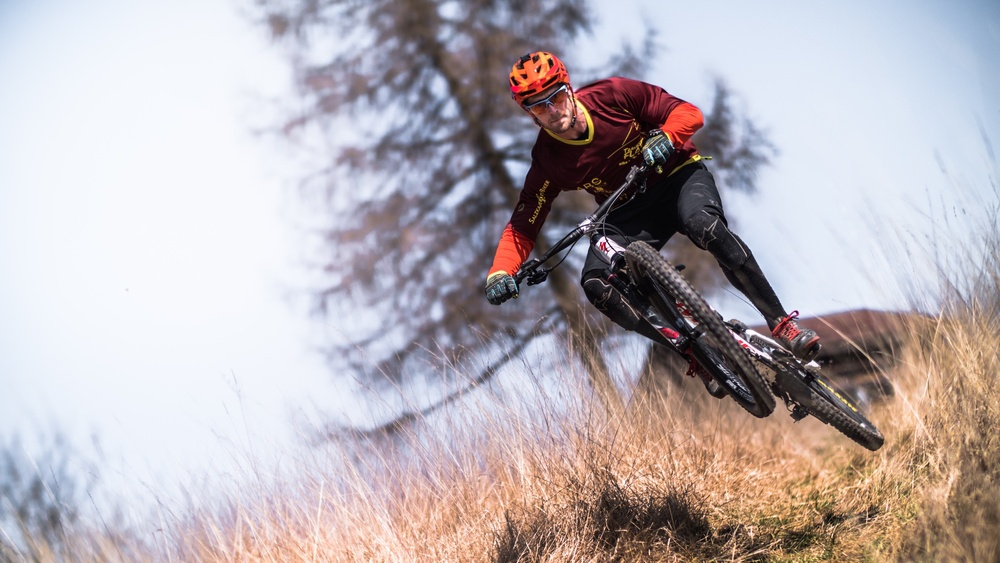
#> input picture img/3.jpg, 1000 x 563 px, shrunk from 3000 x 1688 before the run
$ python saving_image.py
#> lines starting #> are read from the running program, lines starting #| are printed output that depends on the picture
import cv2
img = cv2.imread('./img/3.jpg',0)
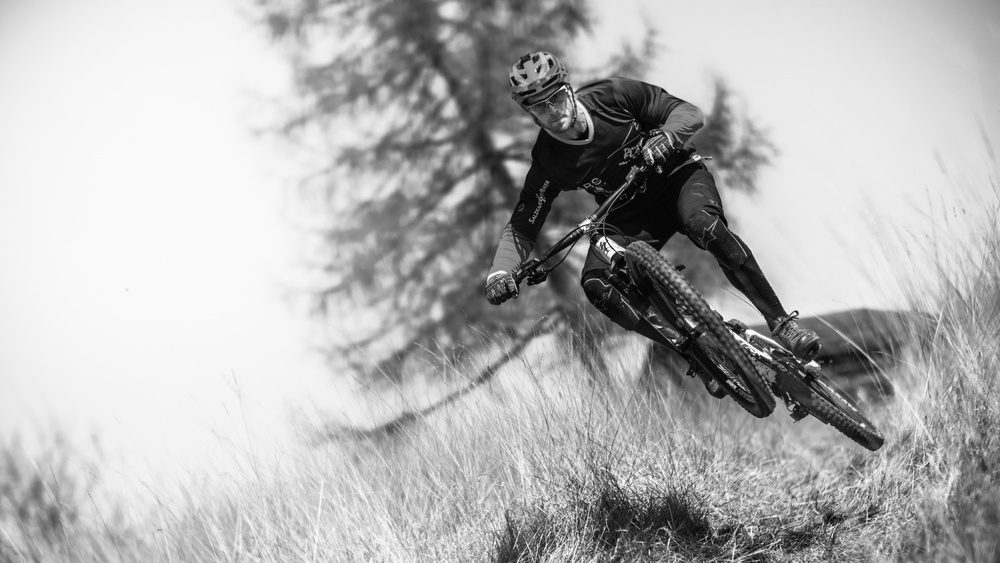
#> img: shape (563, 1000); min 0, max 255, mean 179.6
cv2.imshow('Grayscale', img)
cv2.waitKey()
cv2.imwrite("this_is_new_saved_image.jpg", img)

$ run again, with img/1.jpg copied over img/3.jpg
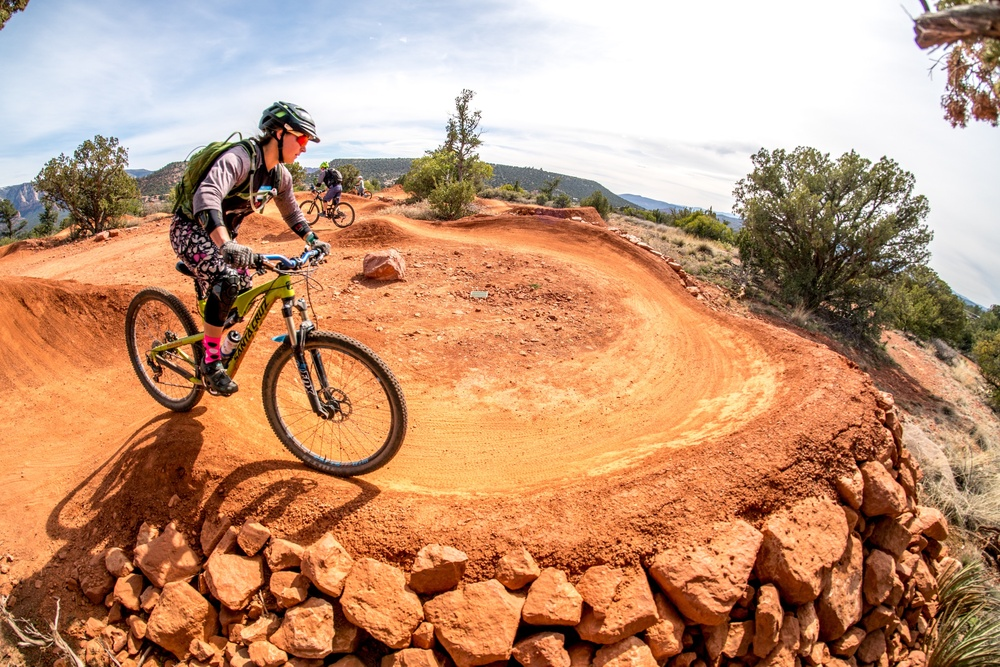
#> input picture img/1.jpg, 1000 x 667 px, shrunk from 3000 x 2000 before the run
#> `img = cv2.imread('./img/3.jpg',0)`:
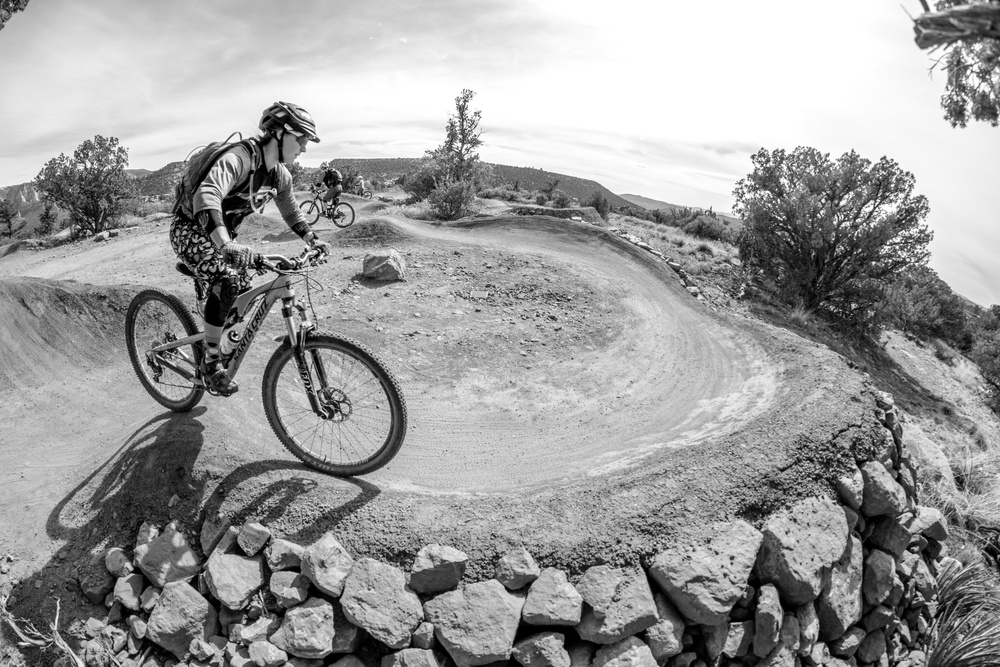
#> img: shape (667, 1000); min 0, max 255, mean 157.4

$ run again, with img/2.jpg copied over img/3.jpg
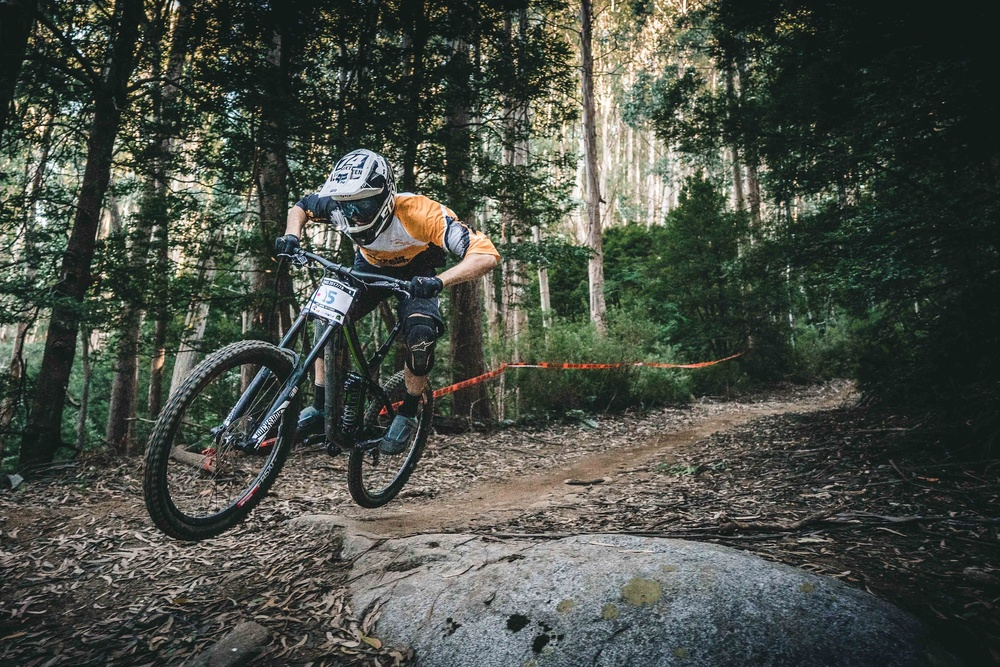
#> input picture img/2.jpg, 1000 x 667 px, shrunk from 3000 x 2001 before the run
#> `img = cv2.imread('./img/3.jpg',0)`:
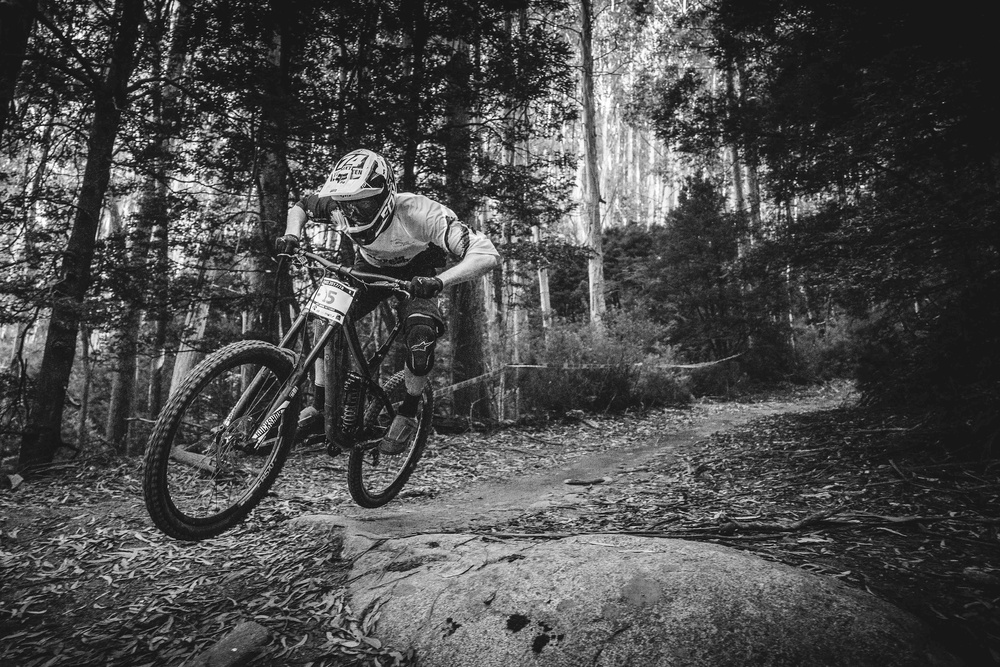
#> img: shape (667, 1000); min 0, max 255, mean 75

$ run again, with img/4.jpg copied over img/3.jpg
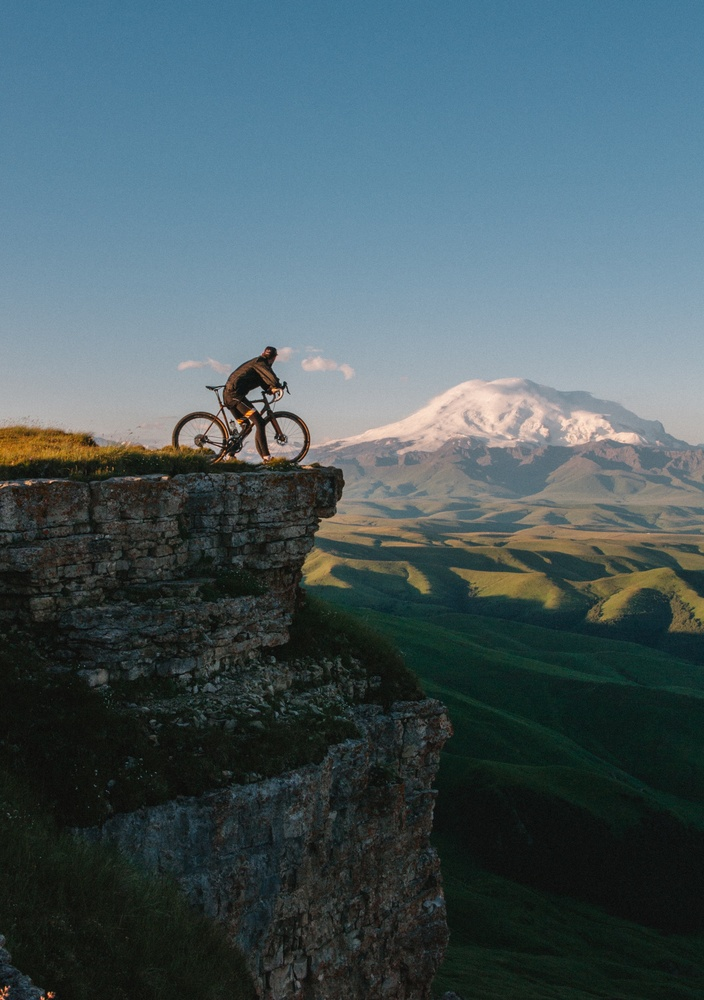
#> input picture img/4.jpg, 704 x 1000 px, shrunk from 3000 x 4260 before the run
#> `img = cv2.imread('./img/3.jpg',0)`:
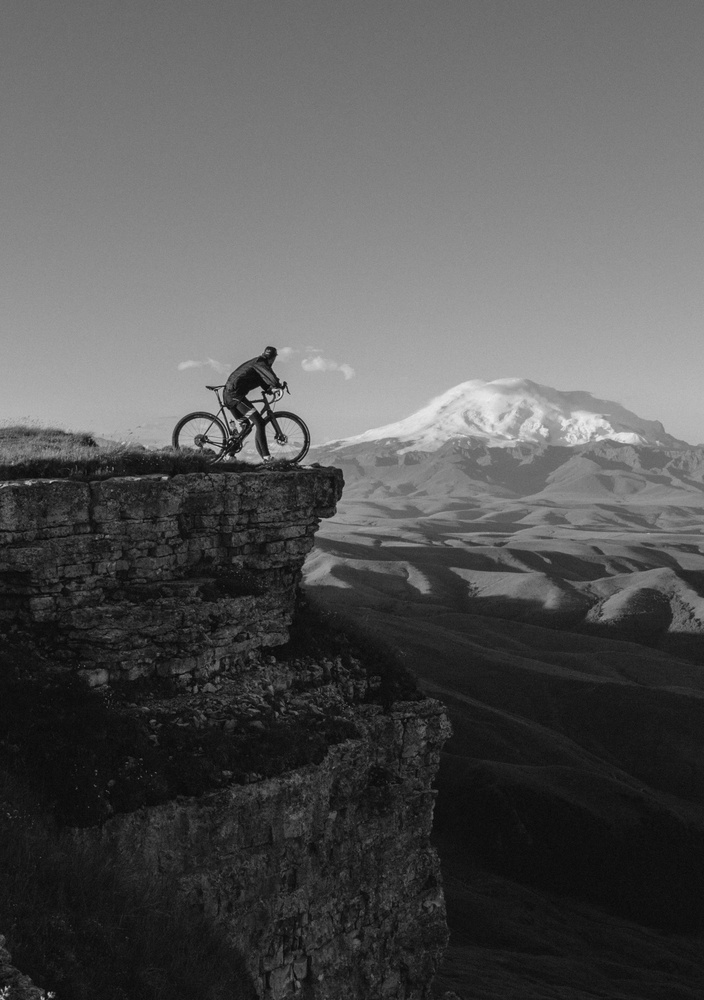
#> img: shape (1000, 704); min 5, max 237, mean 85.4
